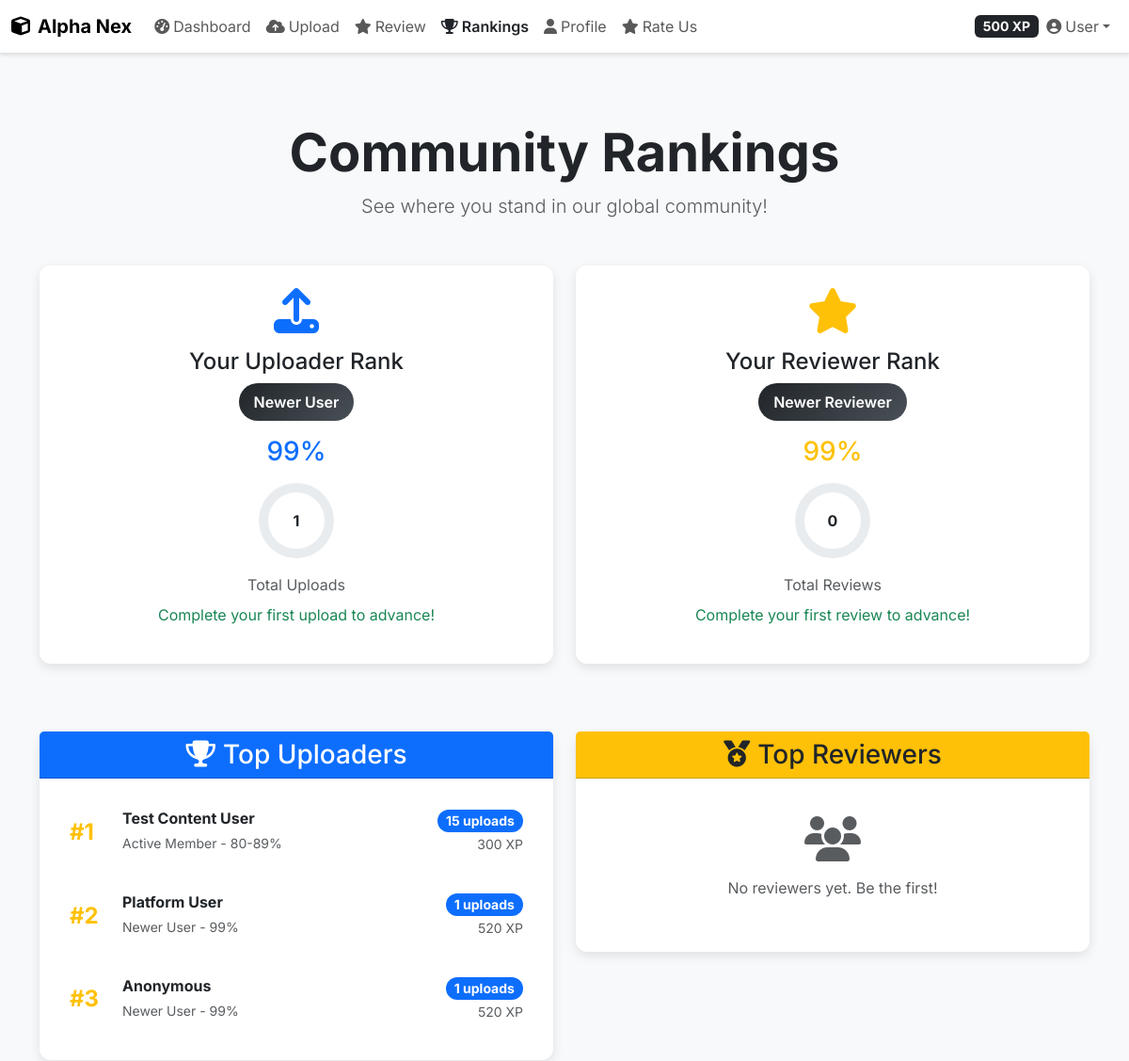
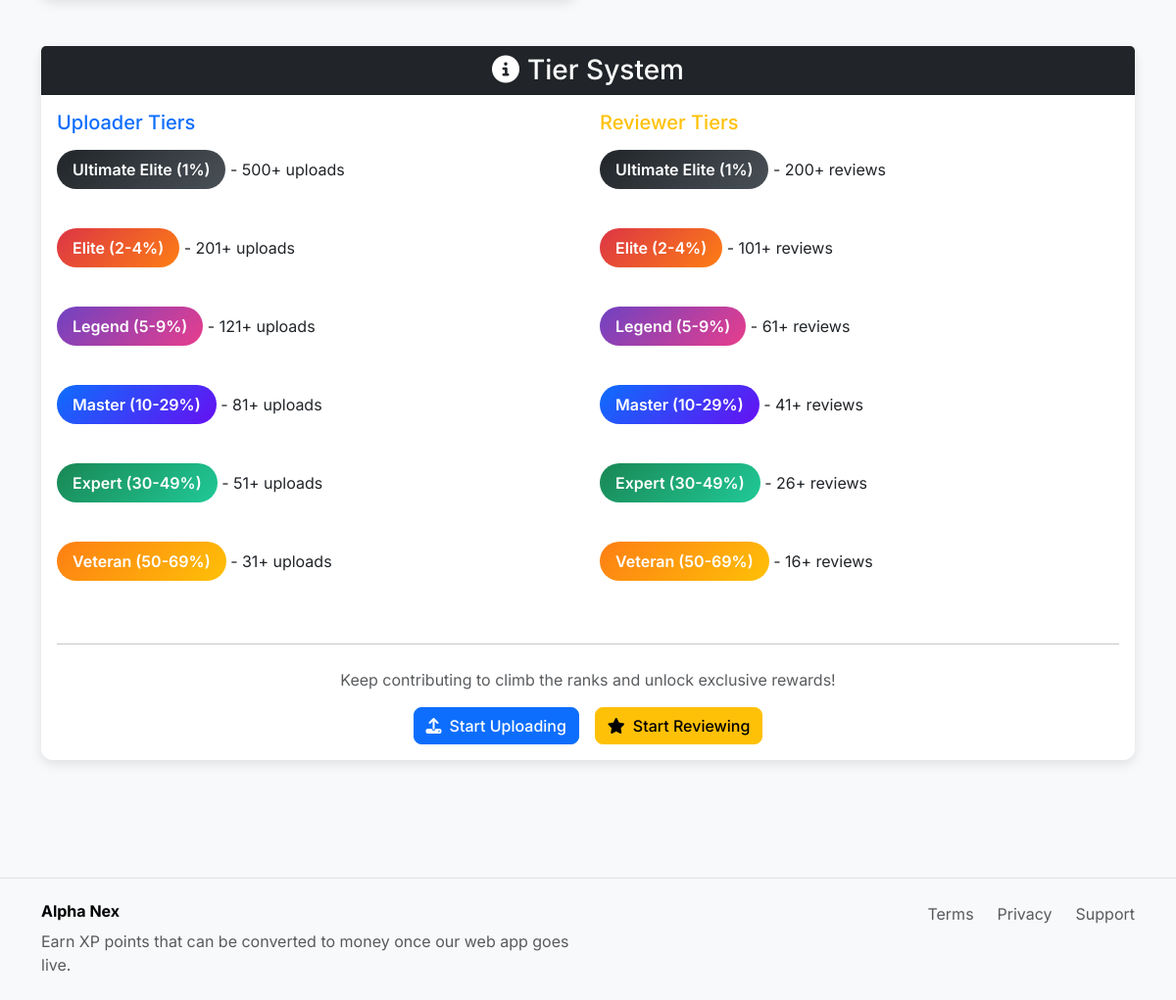
Page /ranking (signed in) on the committed database (2 pictures, top to bottom).
### models.py (models this page shows, shortened)
class User(UserMixin, db.Model):
    id = db.Column(db.Integer, primary_key=True)
    username = db.Column(db.String(64), unique=True, nullable=False)
    name = db.Column(db.String(100), nullable=False)
    email = db.Column(db.String(120), unique=True, nullable=False)
    password_hash = db.Column(db.String(256), nullable=False)
    is_verified = db.Column(db.Boolean, default=False)
    xp_points = db.Column(db.Integer, default=0)
    uploader_strikes = db.Column(db.Integer, default=0)
    reviewer_strikes = db.Column(db.Integer, default=0)
    is_banned = db.Column(db.Boolean, default=False)
    created_at = db.Column(db.DateTime, default=datetime.utcnow)
    kyc_verified = db.Column(db.Boolean, default=False)
    document_path = db.Column(db.String(255))
    selfie_path = db.Column(db.String(255))
    daily_upload_bytes = db.Column(db.Integer, default=0)
    daily_upload_count = db.Column(db.Integer, default=0)
    daily_upload_reset = db.Column(db.DateTime, default=datetime.utcnow)
    daily_review_count = db.Column(db.Integer, default=0)
    daily_review_reset = db.Column(db.DateTime, default=datetime.utcnow)
    uploads = db.relationship('Upload', backref='user', lazy=True)
    reviews = db.relationship('Review', backref='reviewer', lazy=True)
    strikes = db.relationship('Strike', backref='user', lazy=True)
    def get_uploader_rank(self):
        try:
            upload_count = Upload.query.filter_by(user_id=self.id).count()
            tiers = [
                (0, "Newer User", "99%", "Complete your first upload to advance!"),
                (2, "Beginner", "95-98%", "Upload 2+ files to reach Contributor"),
                (6, "Contributor", "90-94%", "Upload 6+ files to reach Active Member"),
                (11, "Active Member", "80-89%", "Upload 11+ files to reach Regular"),
                (21, "Regular", "70-79%", "Upload 21+ files to reach Veteran"),
                (31, "Veteran", "50-69%", "Upload 31+ files to reach Expert"),
                (51, "Expert", "30-49%", "Upload 51+ files to reach Master"),
                (81, "Master", "10-29%", "Upload 81+ files to reach Legend"),
                (121, "Legend", "5-9%", "Upload 121+ files to reach Elite"),
                (201, "Elite", "2-4%", "Upload 201+ files to reach Ultimate Elite"),
                (500, "Ultimate Elite", "1%", "You've reached the highest tier!")
            ]
            current_tier = tiers[0]
            for threshold, name, rank, next_goal in tiers:
                if upload_count >= threshold:
                    current_tier = (threshold, name, rank, next_goal)
                else:
                    break
            return {
                'count': upload_count,
                'tier_name': current_tier[1],
                'rank': current_tier[2],
                'next_goal': current_tier[3],
                'threshold': current_tier[0]
            }
        except:
            return {'count': 0, 'tier_name': 'Newer User', 'rank': '99%', 'next_goal': 'Complete your first upload!', 'threshold': 0}
    def get_reviewer_rank(self):
        try:
            review_count = Review.query.filter_by(reviewer_id=self.id).count()
            tiers = [
                (0, "Newer Reviewer", "99%", "Complete your first review to advance!"),
                (1, "Review Beginner", "95-98%", "Complete 3+ reviews to reach Review Contributor"),
                (3, "Review Contributor", "90-94%", "Complete 6+ reviews to reach Active Reviewer"),
                (6, "Active Reviewer", "80-89%", "Complete 11+ reviews to reach Regular Reviewer"),
                (11, "Regular Reviewer", "70-79%", "Complete 16+ reviews to reach Veteran Reviewer"),
                (16, "Veteran Reviewer", "50-69%", "Complete 26+ reviews to reach Expert Reviewer"),
                (26, "Expert Reviewer", "30-49%", "Complete 41+ reviews to reach Master Reviewer"),
                (41, "Master Reviewer", "10-29%", "Complete 61+ reviews to reach Legend Reviewer"),
                (61, "Legend Reviewer", "5-9%", "Complete 101+ reviews to reach Elite Reviewer"),
                (101, "Elite Reviewer", "2-4%", "Complete 200+ reviews to reach Ultimate Elite"),
                (200, "Ultimate Elite Reviewer", "1%", "You've reached the highest tier!")
            ]
            current_tier = tiers[0]
            for threshold, name, rank, next_goal in tiers:
                if review_count >= threshold:
                    current_tier = (threshold, name, rank, next_goal)
                else:
                    break
            return {
                'count': review_count,
                'tier_name': current_tier[1],
                'rank': current_tier[2],
                'next_goal': current_tier[3],
                'threshold': current_tier[0]
            }
        except:
            return {'count': 0, 'tier_name': 'Newer Reviewer', 'rank': '99%', 'next_goal': 'Complete your first review!', 'threshold': 0}

### routes.py (the view)
@app.route('/ranking')
def ranking():
    if 'user_id' not in session:
        user = get_or_create_user_for_session()
        session['user_id'] = user.id
        session['user_name'] = 'Demo User'
    try:
        user = User.query.get(session['user_id'])
        top_uploaders = db.session.query(User)\
            .join(Upload)\
            .group_by(User.id)\
            .order_by(func.count(Upload.id).desc(), User.xp_points.desc())\
            .limit(10).all()
        top_reviewers = db.session.query(User)\
            .join(Review, User.id == Review.reviewer_id)\
            .group_by(User.id)\
            .order_by(func.count(Review.id).desc(), User.xp_points.desc())\
            .limit(10).all()
        return render_template('ranking.html',
                             current_user=user,
                             top_uploaders=top_uploaders,
                             top_reviewers=top_reviewers)
    except Exception as e:
        app.logger.error(f"Ranking error: {e}")
        return render_template('error.html', error=f"Ranking error: {str(e)}")

### templates/ranking.html (shortened to what this page needs)
{% extends "base.html" %}
{% block content %}
<div class="container my-5">
        <div class="text-center mb-5">
            <h1 class="display-4 fw-bold">Community Rankings</h1>
            <p class="lead text-muted">See where you stand in our global community!</p>
        </div>
        {% if current_user %}
        <div class="row mb-5">
            <div class="col-lg-6 mb-4">
                <div class="card ranking-card h-100">
                    <div class="card-body text-center p-4">
                        <i class="fas fa-upload fa-3x text-primary mb-3"></i>
                        <h4 class="card-title">Your Uploader Rank</h4>
                        <div class="tier-badge {{ current_user.get_uploader_rank()['tier_name'].lower().replace(' ', '-') }}">
                            {{ current_user.get_uploader_rank()['tier_name'] }}
                        </div>
                        <h3 class="text-primary mb-3">{{ current_user.get_uploader_rank()['rank'] }}</h3>
                        <div class="progress-ring">
                            <div class="progress-text">{{ current_user.get_uploader_rank()['count'] }}</div>
                        </div>
                        <p class="text-muted mb-2">Total Uploads</p>
                        <p class="text-success">{{ current_user.get_uploader_rank()['next_goal'] }}</p>
                    </div>
                </div>
            </div>
            <div class="col-lg-6 mb-4">
                <div class="card ranking-card h-100">
                    <div class="card-body text-center p-4">
                        <i class="fas fa-star fa-3x text-warning mb-3"></i>
                        <h4 class="card-title">Your Reviewer Rank</h4>
                        <div class="tier-badge {{ current_user.get_reviewer_rank()['tier_name'].lower().replace(' ', '-') }}">
                            {{ current_user.get_reviewer_rank()['tier_name'] }}
                        </div>
                        <h3 class="text-warning mb-3">{{ current_user.get_reviewer_rank()['rank'] }}</h3>
                        <div class="progress-ring">
                            <div class="progress-text">{{ current_user.get_reviewer_rank()['count'] }}</div>
                        </div>
                        <p class="text-muted mb-2">Total Reviews</p>
                        <p class="text-success">{{ current_user.get_reviewer_rank()['next_goal'] }}</p>
                    </div>
                </div>
            </div>
        </div>
        {% endif %}
        <div class="row">
            <div class="col-lg-6 mb-5">
                <div class="card ranking-card">
                    <div class="card-header bg-primary text-white text-center">
                        <h3 class="mb-0"><i class="fas fa-trophy me-2"></i>Top Uploaders</h3>
                    </div>
                    <div class="card-body">
                        {% if top_uploaders %}
                            {% for user in top_uploaders %}
                            <div class="leaderboard-item d-flex align-items-center">
                                <div class="rank-number {{ 'top3' if loop.index <= 3 else '' }}">
                                    #{{ loop.index }}
                                </div>
                                <div class="flex-grow-1 ms-3">
                                    <h6 class="mb-1 fw-bold">{{ user.name }}</h6>
                                    <small class="text-muted">{{ user.get_uploader_rank()['tier_name'] }} - {{ user.get_uploader_rank()['rank'] }}</small>
                                </div>
                                <div class="text-end">
                                    <span class="badge bg-primary rounded-pill">{{ user.get_uploader_rank()['count'] }} uploads</span>
                                    <div><small class="text-muted">{{ user.xp_points }} XP</small></div>
                                </div>
                            </div>
                            {% endfor %}
                        {% else %}
                            <div class="text-center text-muted py-4">
                                <i class="fas fa-users fa-3x mb-3"></i>
                                <p>No uploaders yet. Be the first!</p>
                            </div>
                        {% endif %}
                    </div>
                </div>
            </div>
            <div class="col-lg-6 mb-5">
                <div class="card ranking-card">
                    <div class="card-header bg-warning text-dark text-center">
                        <h3 class="mb-0"><i class="fas fa-medal me-2"></i>Top Reviewers</h3>
                    </div>
                    <div class="card-body">
                        {% if top_reviewers %}
                            {% for user in top_reviewers %}
                            <div class="leaderboard-item d-flex align-items-center">
                                <div class="rank-number {{ 'top3' if loop.index <= 3 else '' }}">
                                    #{{ loop.index }}
                                </div>
                                <div class="flex-grow-1 ms-3">
                                    <h6 class="mb-1 fw-bold">{{ user.name }}</h6>
                                    <small class="text-muted">{{ user.get_reviewer_rank()['tier_name'] }} - {{ user.get_reviewer_rank()['rank'] }}</small>
                                </div>
                                <div class="text-end">
                                    <span class="badge bg-warning text-dark rounded-pill">{{ user.get_reviewer_rank()['count'] }} reviews</span>
                                    <div><small class="text-muted">{{ user.xp_points }} XP</small></div>
                                </div>
                            </div>
                            {% endfor %}
                        {% else %}
                            <div class="text-center text-muted py-4">
                                <i class="fas fa-users fa-3x mb-3"></i>
                                <p>No reviewers yet. Be the first!</p>
                            </div>
                        {% endif %}
                    </div>
                </div>
            </div>
        </div>
        <div class="row">
            <div class="col-12">
                <div class="card ranking-card">
                    <div class="card-header bg-dark text-white text-center">
                        <h3 class="mb-0"><i class="fas fa-info-circle me-2"></i>Tier System</h3>
                    </div>
                    <div class="card-body">
                        <div class="row">
                            <div class="col-md-6">
                                <h5 class="text-primary mb-3">Uploader Tiers</h5>
                                <div class="tier-info">
                                    <div class="tier-badge">Ultimate Elite (1%)</div> - 500+ uploads<br><br>
                                    <div class="tier-badge elite">Elite (2-4%)</div> - 201+ uploads<br><br>
                                    <div class="tier-badge legend">Legend (5-9%)</div> - 121+ uploads<br><br>
                                    <div class="tier-badge master">Master (10-29%)</div> - 81+ uploads<br><br>
                                    <div class="tier-badge expert">Expert (30-49%)</div> - 51+ uploads<br><br>
                                    <div class="tier-badge veteran">Veteran (50-69%)</div> - 31+ uploads<br><br>
                                </div>
                            </div>
                            <div class="col-md-6">
                                <h5 class="text-warning mb-3">Reviewer Tiers</h5>
                                <div class="tier-info">
                                    <div class="tier-badge">Ultimate Elite (1%)</div> - 200+ reviews<br><br>
                                    <div class="tier-badge elite">Elite (2-4%)</div> - 101+ reviews<br><br>
                                    <div class="tier-badge legend">Legend (5-9%)</div> - 61+ reviews<br><br>
                                    <div class="tier-badge master">Master (10-29%)</div> - 41+ reviews<br><br>
                                    <div class="tier-badge expert">Expert (30-49%)</div> - 26+ reviews<br><br>
                                    <div class="tier-badge veteran">Veteran (50-69%)</div> - 16+ reviews<br><br>
                                </div>
                            </div>
                        </div>
                        <hr class="my-4">
                        <div class="text-center">
                            <p class="text-muted">Keep contributing to climb the ranks and unlock exclusive rewards!</p>
                            <div class="d-flex justify-content-center gap-3">
                                <a href="{{ url_for('upload_file') }}" class="btn btn-primary">
                                    <i class="fas fa-upload me-2"></i>Start Uploading
                                </a>
                                <a href="{{ url_for('review_content') }}" class="btn btn-warning">
                                    <i class="fas fa-star me-2"></i>Start Reviewing
                                </a>
                            </div>
                        </div>
                    </div>
                </div>
            </div>
        </div>
</div>
{% endblock %}

### rows in the picture
User: id "1", name "Platform User", user "Newer User", user "99%", xp_points "520"
User: name "Test Content User", user "Active Member", user "80-89%", user "15", xp_points "300"
User: name "Anonymous", user "Newer User", user "99%", user "1", xp_points "520"

### other values in the picture
{{ demo_user.xp_points if demo_user else 500 }} "500"
{{ current_user.get_uploader_rank()['tier_name'] }} "Newer User"
{{ current_user.get_uploader_rank()['rank'] }} "99%"
{{ current_user.get_uploader_rank()['next_goal'] }} "Complete your first upload to advance!"
{{ current_user.get_reviewer_rank()['tier_name'] }} "Newer Reviewer"
{{ current_user.get_reviewer_rank()['rank'] }} "99%"
{{ current_user.get_reviewer_rank()['count'] }} "0"
{{ current_user.get_reviewer_rank()['next_goal'] }} "Complete your first review to advance!"
